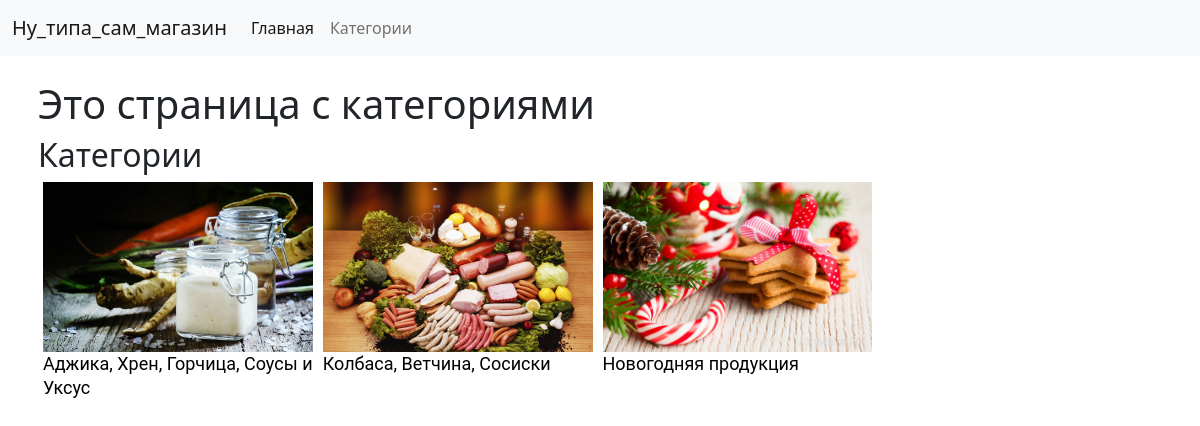
Page /category/ on the earlier database version.
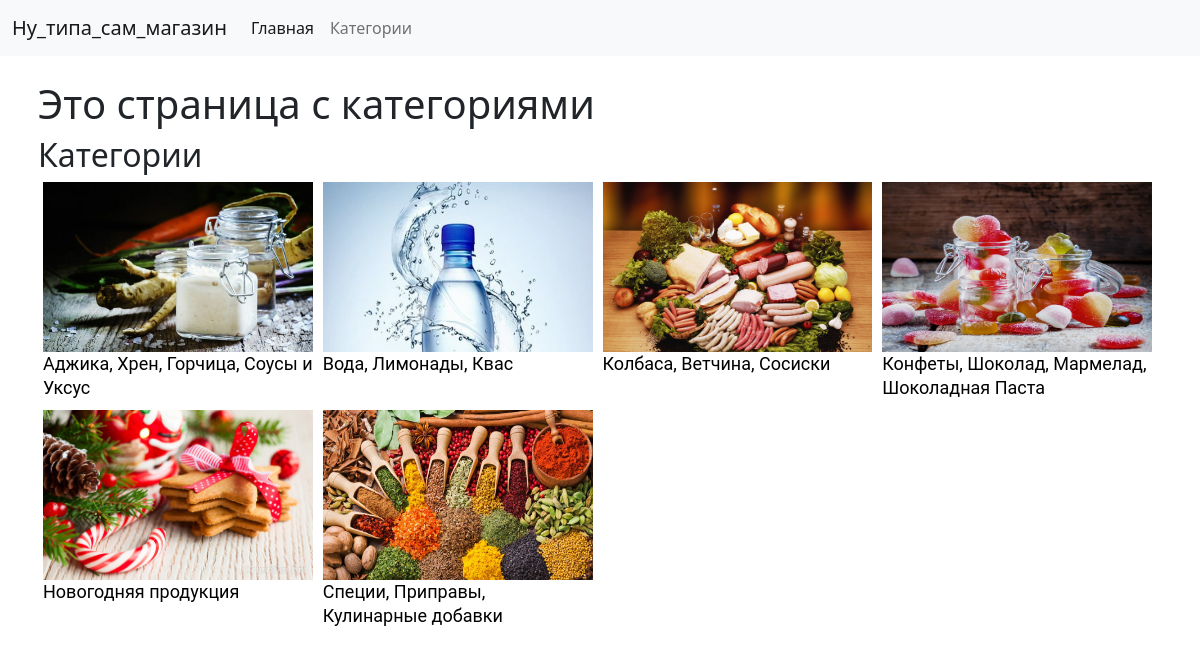
Same page on the later database version.
### main/models.py (models this page shows, shortened)
class Category(models.Model):
    title = models.CharField(max_length=150, verbose_name='Название категории')
    photo = models.ImageField(upload_to='category_photos/', verbose_name='Фото')
    is_published = models.BooleanField(default=True, verbose_name='Публикация')
    views = models.IntegerField(default=0, verbose_name='Просмотры')
    class Meta:
        verbose_name = "Категория"
        verbose_name_plural = "Категории"
        ordering = ['title']

### main/views.py (the view)
# urls.py: path('category/', categories, name='categories'),
def categories(request):
    all_categories = Category.objects.all()
    context = {'all_categories': all_categories}
    return render(request, 'main/categories.html', context)

### main/templates/main/categories.html (shortened to what this page needs)
{% extends "base.html" %}
{% load static %}
{% block for_connect_another %}<link rel="stylesheet" href="{% static 'main/css/caregories.css' %}">{% endblock%}
{% block content %}
<br>
<h1> Это страница с категориями </h1>
<h2>Категории</h2>
<div class="categories_categories">
  {% for category in all_categories %}
    <div class="categories_category">
        <a href="/category/category_{{ category.id }}">
        <div>
            <img src="{{ category.photo.url }}" alt="">
        </div>
        <div class="categories_title">{{category.title}}</div>
        </a>
    </div>
  {% endfor %}
</div>
{% endblock%}

### internet_shop/templates/base.html (shortened to what this page needs)
{% load static %}
<!DOCTYPE html>
<html lang="ru">
<head>
    <link rel="stylesheet" href="{% static 'bootstrap/css/bootstrap.min.css' %}">
    <link rel="stylesheet" href="{% static 'css/main_page.css' %}">
    {% block for_connect_another %}{% endblock%}
</head>
<body>
    <nav class="navbar navbar-expand-lg navbar-light bg-light">
        <div class="container-fluid">
            <a class="navbar-brand" href="{% url 'main_page' %}">Ну_типа_сам_магазин</a>
            <div class="collapse navbar-collapse" id="navbarNavAltMarkup">
                <div class="navbar-nav">
                    <a class="nav-link active" aria-current="page" href="{% url 'main_page' %}">Главная</a>
                    <a class="nav-link" href="{% url 'categories' %}">Категории</a>
                </div>
            </div>
        </div>
    </nav>
    <div class="base_block_content">
    {% block content %}
    {% endblock%}
    </div>
</body>
</html>

### internet_shop/static/css/main_page.css (style rules this page uses)
.base_block_content { max-width: 1124px; margin: auto; }

### main/static/main/css/caregories.css (style rules this page uses)
.categories_categories { display: flex; flex-direction: row; flex-wrap: wrap; }
.categories_category { width: 24%; margin: 0px 5px; margin-bottom: 10px; font-family: Roboto; font-style: normal; font-weight: normal; }
.categories_category a { text-decoration: none; color: black; }
.categories_category img { height: 170px; width: 100%; }
.categories_category .categories_title { font-size: 18px; line-height: 24px; }

Differences in the rows shown:
added Category: photo (picture), title "Вода, Лимонады, Квас"
added Category: photo (picture), title "Конфеты, Шоколад, Мармелад, Шоколадная Паста"
added Category: photo (picture), title "Специи, Приправы, Кулинарные добавки"
